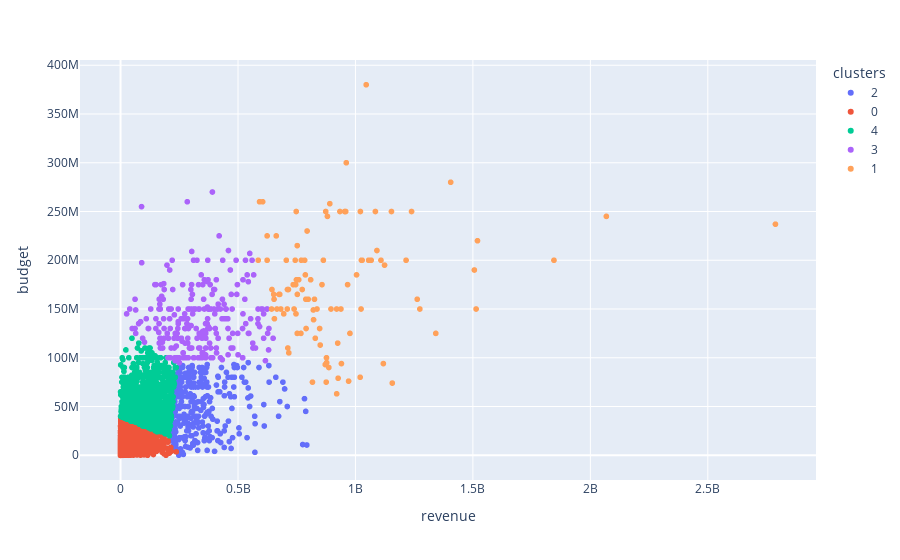

Notebook cell for this chart:
### Code cell
compare.create_cluster_scatter("revenue", "budget", 5)

### Figure 1 — Plotly figure (JSON) as saved in the notebook; plotly's stock layout.template omitted (floating-point values rounded to 4 significant figures; data arrays with more than 128 entries replaced by an {"elided": "..."} marker saying what was removed)
{"data": [{"customdata": {"elided": "280x1 str values"}, "hovertemplate": "clusters=2<br>revenue=%{x}<br>budget=%{y}<br>title=%{customdata[0]}<extra></extra>", "legendgroup": "2", "marker": {"color": "#636efa", "symbol": "circle"}, "mode": "markers", "name": "2", "showlegend": true, "x": {"elided": "280 float values"}, "xaxis": "x", "y": {"elided": "280 float values"}, "yaxis": "y", "type": "scattergl"}, {"customdata": {"elided": "3656x1 str values"}, "hovertemplate": "clusters=0<br>revenue=%{x}<br>budget=%{y}<br>title=%{customdata[0]}<extra></extra>", "legendgroup": "0", "marker": {"color": "#EF553B", "symbol": "circle"}, "mode": "markers", "name": "0", "showlegend": true, "x": {"elided": "3656 float values"}, "xaxis": "x", "y": {"elided": "3656 float values"}, "yaxis": "y", "type": "scattergl"}, {"customdata": {"elided": "1091x1 str values"}, "hovertemplate": "clusters=4<br>revenue=%{x}<br>budget=%{y}<br>title=%{customdata[0]}<extra></extra>", "legendgroup": "4", "marker": {"color": "#00cc96", "symbol": "circle"}, "mode": "markers", "name": "4", "showlegend": true, "x": {"elided": "1091 float values"}, "xaxis": "x", "y": {"elided": "1091 float values"}, "yaxis": "y", "type": "scattergl"}, {"customdata": {"elided": "249x1 str values"}, "hovertemplate": "clusters=3<br>revenue=%{x}<br>budget=%{y}<br>title=%{customdata[0]}<extra></extra>", "legendgroup": "3", "marker": {"color": "#ab63fa", "symbol": "circle"}, "mode": "markers", "name": "3", "showlegend": true, "x": {"elided": "249 float values"}, "xaxis": "x", "y": {"elided": "249 float values"}, "yaxis": "y", "type": "scattergl"}, {"customdata": [["Jurassic Park"], ["Independence Day"], ["Titanic"], ["Star Wars: Episode I - The Phantom Menace"], ["Harry Potter and the Philosopher's Stone"], ["The Lord of the Rings: The Fellowship of the Ring"], ["Spider-Man"], ["Harry Potter and the Chamber of Secrets"], ["The Lord of the Rings: The Two Towers"], ["The Matrix Reloaded"], ["Finding Nemo"], ["Pirates of the Caribbean: The Curse of the Black Pearl"], ["The Lord of the Rings: The Return of the King"], ["Shrek 2"], ["Harry Potter and the Prisoner of Azkaban"], ["Spider-Man 2"], ["Star Wars: Episode III - Revenge of the Sith"], ["Harry Potter and the Goblet of Fire"], ["The Chronicles of Narnia: The Lion, the Witch and the Wardrobe"], ["The Da Vinci Code"], ["Pirates of the Caribbean: Dead Man's Chest"], ["Spider-Man 3"], ["Shrek the Third"], ["Pirates of the Caribbean: At World's End"], ["Transformers"], ["Harry Potter and the Order of the Phoenix"], ["The Dark Knight"], ["Indiana Jones and the Kingdom of the Crystal Skull"], ["Quantum of Solace"], ["Up"], ["Transformers: Revenge of the Fallen"], ["Ice Age: Dawn of the Dinosaurs"], ["Harry Potter and the Half-Blood Prince"], ["2012"], ["Avatar"], ["Alice in Wonderland"], ["Iron Man 2"], ["Toy Story 3"], ["Shrek Forever After"], ["Inception"], ["Harry Potter and the Deathly Hallows: Part 1"], ["Tangled"], ["Pirates of the Caribbean: On Stranger Tides"], ["Kung Fu Panda 2"], ["Transformers: Dark of the Moon"], ["Harry Potter and the Deathly Hallows: Part 2"], ["The Avengers"], ["The Twilight Saga: Breaking Dawn - Part 1"], ["The Dark Knight Rises"], ["Mission: Impossible - Ghost Protocol"], ["Men in Black 3"], ["Madagascar 3: Europe's Most Wanted"], ["The Amazing Spider-Man"], ["Ice Age: Continental Drift"], ["Skyfall"], ["The Twilight Saga: Breaking Dawn - Part 2"], ["The Hobbit: An Unexpected Journey"], ["Iron Man 3"], ["Fast & Furious 6"], ["Man of Steel"], ["Monsters University"], ["Despicable Me 2"], ["Gravity"], ["Thor: The Dark World"], ["The Hunger Games: Catching Fire"], ["The Hobbit: The Desolation of Smaug"], ["Frozen"], ["Interstellar"], ["Captain America: The Winter Soldier"], ["The Amazing Spider-Man 2"], ["X-Men: Days of Future Past"], ["Maleficent"], ["Mission: Impossible - Rogue Nation"], ["Transformers: Age of Extinction"], ["Dawn of the Planet of the Apes"], ["Guardians of the Galaxy"], ["Big Hero 6"], ["The Hunger Games: Mockingjay - Part 1"], ["Jurassic World"], ["The Hobbit: The Battle of the Five Armies"], ["Star Wars: The Force Awakens"], ["Avengers: Age of Ultron"], ["Pirates of the Caribbean: Dead Men Tell No Tales"], ["Guardians of the Galaxy Vol. 2"], ["Captain America: Civil War"], ["Doctor Strange"], ["Furious 7"], ["Inside Out"], ["The Hunger Games: Mockingjay - Part 2"], ["Fantastic Beasts and Where to Find Them"], ["The Secret Life of Pets"], ["Suicide Squad"], ["Minions"], ["Spectre"], ["Batman v Superman: Dawn of Justice"], ["The Jungle Book"], ["Wonder Woman"], ["Zootopia"], ["Finding Dory"], ["Moana"], ["Rogue One: A Star Wars Story"], ["Beauty and the Beast"], ["The Fate of the Furious"], ["Despicable Me 3"], ["Transformers: The Last Knight"]], "hovertemplate": "clusters=1<br>revenue=%{x}<br>budget=%{y}<br>title=%{customdata[0]}<extra></extra>", "legendgroup": "1", "marker": {"color": "#FFA15A", "symbol": "circle"}, "mode": "markers", "name": "1", "showlegend": true, "x": [920100000.0, 817000000.0, 1845000000.0, 924300000.0, 976500000.0, 871400000.0, 821700000.0, 876700000.0, 926300000.0, 738600000.0, 940300000.0, 655000000.0, 1119000000.0, 919800000.0, 789800000.0, 783800000.0, 850000000.0, 895900000.0, 748800000.0, 767800000.0, 1066000000.0, 890900000.0, 799000000.0, 961000000.0, 709700000.0, 938200000.0, 1005000000.0, 786600000.0, 586100000.0, 735100000.0, 836300000.0, 886700000.0, 934000000.0, 769700000.0, 2788000000.0, 1025000000.0, 623900000.0, 1067000000.0, 752600000.0, 825500000.0, 954300000.0, 591800000.0, 1046000000.0, 665700000.0, 1124000000.0, 1342000000.0, 1520000000.0, 712200000.0, 1085000000.0, 694700000.0, 624000000.0, 746900000.0, 752200000.0, 877200000.0, 1109000000.0, 829000000.0, 1021000000.0, 1215000000.0, 788700000.0, 662800000.0, 743600000.0, 970800000.0, 716400000.0, 644600000.0, 847400000.0, 958400000.0, 1274000000.0, 675100000.0, 714800000.0, 705700000.0, 747900000.0, 758500000.0, 682300000.0, 1091000000.0, 710600000.0, 773300000.0, 652100000.0, 752100000.0, 1514000000.0, 956000000.0, 2068000000.0, 1405000000.0, 794200000.0, 863400000.0, 1153000000.0, 677700000.0, 1506000000.0, 857600000.0, 653400000.0, 809300000.0, 875500000.0, 745600000.0, 1157000000.0, 880700000.0, 873300000.0, 966600000.0, 820600000.0, 1024000000.0, 1029000000.0, 643000000.0, 1056000000.0, 1263000000.0, 1239000000.0, 1020000000.0, 604900000.0], "xaxis": "x", "y": [63000000.0, 75000000.0, 200000000.0, 115000000.0, 125000000.0, 93000000.0, 139000000.0, 100000000.0, 79000000.0, 150000000.0, 94000000.0, 140000000.0, 94000000.0, 150000000.0, 130000000.0, 200000000.0, 113000000.0, 150000000.0, 180000000.0, 125000000.0, 200000000.0, 258000000.0, 160000000.0, 300000000.0, 150000000.0, 150000000.0, 185000000.0, 185000000.0, 200000000.0, 175000000.0, 150000000.0, 90000000.0, 250000000.0, 200000000.0, 237000000.0, 200000000.0, 200000000.0, 200000000.0, 165000000.0, 160000000.0, 250000000.0, 260000000.0, 380000000.0, 150000000.0, 195000000.0, 125000000.0, 220000000.0, 110000000.0, 250000000.0, 145000000.0, 225000000.0, 145000000.0, 215000000.0, 95000000.0, 200000000.0, 120000000.0, 250000000.0, 200000000.0, 160000000.0, 225000000.0, 200000000.0, 76000000.0, 105000000.0, 170000000.0, 130000000.0, 250000000.0, 150000000.0, 165000000.0, 170000000.0, 200000000.0, 250000000.0, 180000000.0, 150000000.0, 210000000.0, 170000000.0, 170000000.0, 165000000.0, 125000000.0, 150000000.0, 250000000.0, 245000000.0, 280000000.0, 230000000.0, 200000000.0, 250000000.0, 165000000.0, 190000000.0, 175000000.0, 160000000.0, 180000000.0, 75000000.0, 175000000.0, 74000000.0, 245000000.0, 250000000.0, 175000000.0, 149000000.0, 150000000.0, 200000000.0, 150000000.0, 200000000.0, 160000000.0, 250000000.0, 80000000.0, 260000000.0], "yaxis": "y", "type": "scattergl"}], "layout": {"legend": {"title": {"text": "clusters"}, "tracegroupgap": 0}, "margin": {"t": 60}, "xaxis": {"anchor": "y", "domain": [0.0, 1.0], "title": {"text": "revenue"}}, "yaxis": {"anchor": "x", "domain": [0.0, 1.0], "title": {"text": "budget"}}}}
